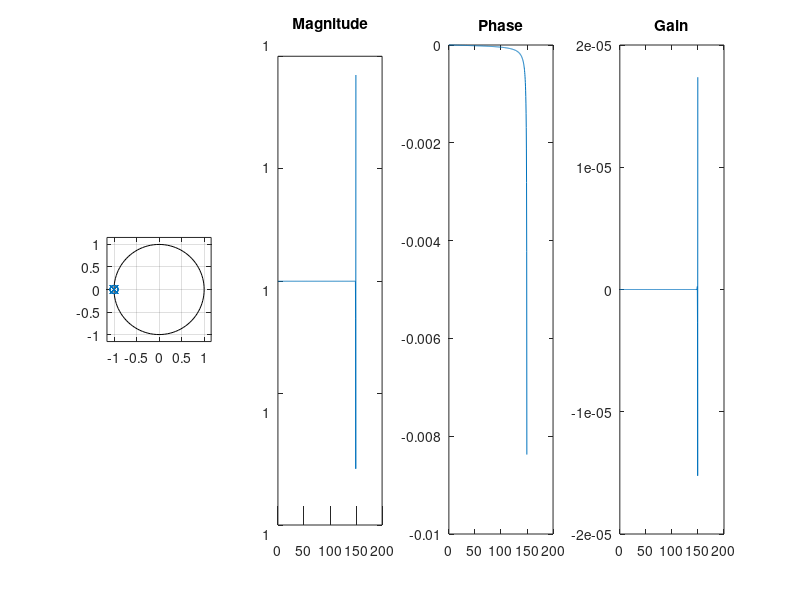

Write the MATLAB code that produced this figure.
fp=100;
fs=110;
a1=10;
a2=20;
Fs=300;
wp=(2*pi*fp)/Fs;
ws=(2*pi*fs)/Fs;
Wp=2*Fs*tan(wp/2);
Ws=2*Fs*tan(ws/2);
[N,Wc]=buttord(Wp,Ws,a1,a2,'s')
[b,a]=butter(N,Wc,'s')
[bz,az]=bilinear(b,a,Fs);
H=tf(bz,az,-1)

subplot(141)
zplane(bz,az)
[H2,f]=freqz(bz,az,512,Fs)
subplot(142)
plot(f,abs(H2))
title('Magnitude')
subplot(143)
plot(f,angle(H2))
title('Phase')
subplot(144)
Gain=20*log(abs(H2))
plot(f,Gain)
title('Gain')